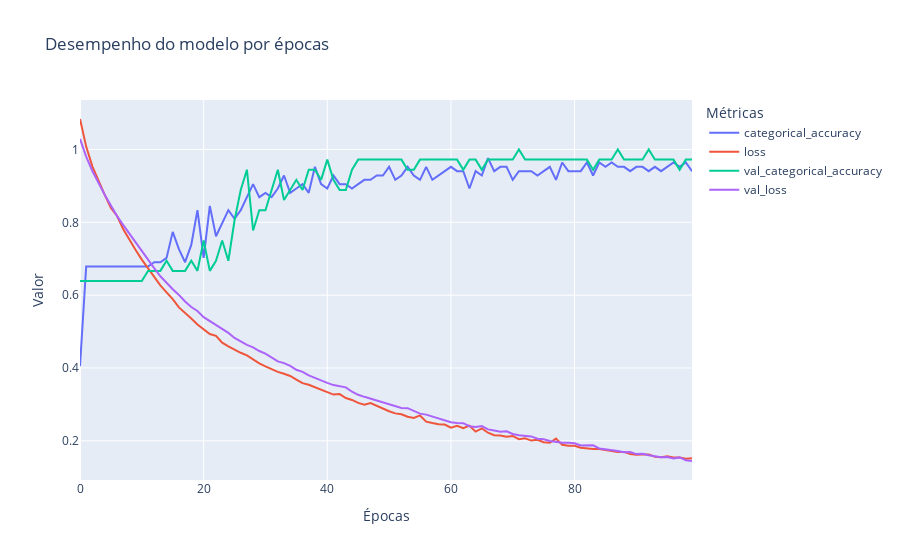

Notebook cell for this chart:
### Code cell
fig = px.line(df_history, x=df_history.index, y=df_history.columns, labels={
              'variable': 'Métricas', 'index': 'Épocas', 'value': 'Valor'}, title='Desempenho do modelo por épocas')
fig.show()
